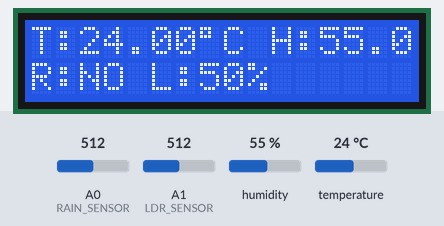
A sketch run on a simulated Arduino Uno, built with avr-gcc and run on an emulated ATmega328P. Shown: 16×2 character LCD. The inputs (shaded band) are chosen by the test bench; at power-on: A0 (RAIN_SENSOR) = 512, humidity 55 %, A1 (LDR_SENSOR) = 512, temperature 24 °C. What the sketch prints to the serial monitor is not drawn.

Above: at 3.2 s.
3.3 s: A0 (RAIN_SENSOR) set to 485
At 5.2 s:
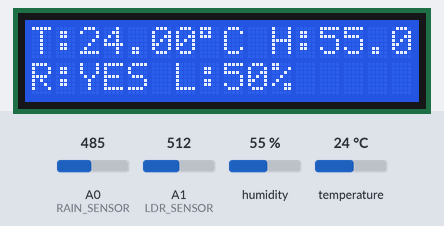
6.0 s: humidity set to 22 %
At 7.5 s:
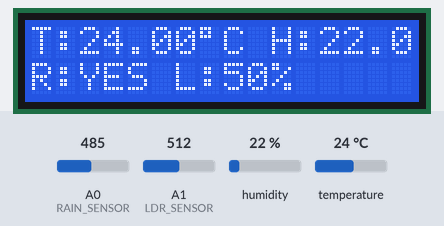
8.7 s: A1 (LDR_SENSOR) set to 490
At 11.0 s:
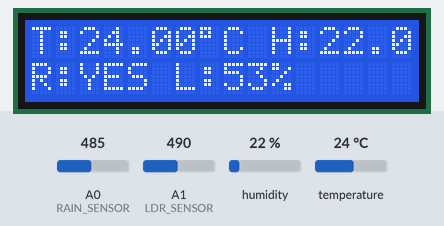
11.8 s: temperature set to 12 °C
At 13.4 s:
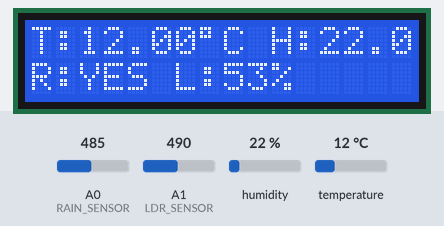
14.5 s: A1 (LDR_SENSOR) set to 510
At 16.8 s:
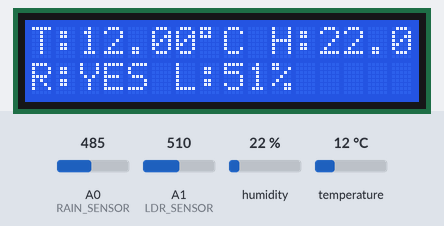
18.0 s: A0 (RAIN_SENSOR) set to 510
At 19.2 s:
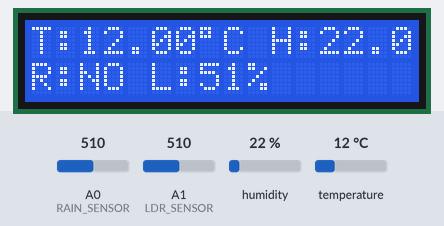
Timing chart, 0 to 21.0 s (numbered marks = the images above; inputs shaded):
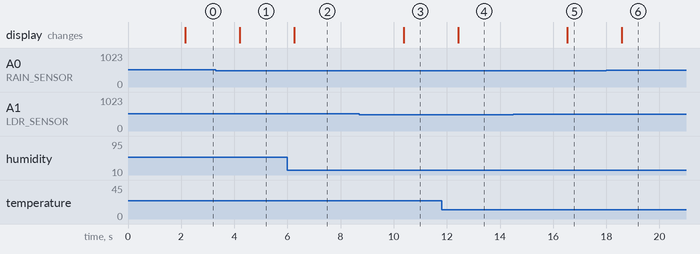

Measured:
- the behaviour switches between 500 and 499 on A0 (RAIN_SENSOR) (found by bisection; images 0 and 1)
- after the input at 3.3 s, the display: changes after 0.91 s (image 1)
- after the input at 6.0 s, the display: changes after 0.26 s (image 2)
- after the input at 8.7 s, the display: changes after 1.7 s (image 3)
- after the input at 11.8 s, the display: changes after 0.63 s (image 4)
- after the input at 14.5 s, the display: changes after 2.0 s (image 5)
- after the input at 18.0 s, the display: changes after 0.59 s (image 6)

The sketch:

Weather_monitoring_system_using_Arduino_uno.ino
```cpp
#include <Wire.h>
#include <LiquidCrystal_I2C.h>
#include <DHT.h>

// --------------------
// LCD Setup
// --------------------
LiquidCrystal_I2C lcd(0x27, 16, 2);

// --------------------
// DHT11 Setup
// --------------------
#define DHTPIN 7
#define DHTTYPE DHT11

DHT dht(DHTPIN, DHTTYPE);

// --------------------
// Sensor Pins
// --------------------
#define RAIN_SENSOR A0
#define LDR_SENSOR  A1

void setup() {

  Serial.begin(9600);

  // Start DHT Sensor
  dht.begin();

  // Start LCD
  lcd.begin();
  lcd.backlight();

  // Welcome Message
  lcd.setCursor(0, 0);
  lcd.print("Weather Monitor");

  lcd.setCursor(0, 1);
  lcd.print("System Starting");

  delay(2000);

  lcd.clear();
}

void loop() {

  // --------------------
  // Read Temperature & Humidity
  // --------------------

  float temperature = dht.readTemperature();
  float humidity = dht.readHumidity();

  // --------------------
  // Read Rain Sensor
  // --------------------

  int rainValue = analogRead(RAIN_SENSOR);

  // --------------------
  // Read LDR Sensor
  // --------------------

  int ldrValue = analogRead(LDR_SENSOR);

  // Convert LDR value to percentage
  int lightPercent = map(ldrValue, 0, 1023, 100, 0);

  // --------------------
  // Rain Detection
  // --------------------

  String rainStatus;

  if (rainValue < 500) {

    rainStatus = "YES";

  } else {

    rainStatus = "NO";
  }

  // --------------------
  // Serial Monitor Output
  // --------------------

  Serial.print("Temperature: ");
  Serial.print(temperature);
  Serial.print(" C  ");

  Serial.print("Humidity: ");
  Serial.print(humidity);
  Serial.print("%  ");

  Serial.print("Rain: ");
  Serial.print(rainStatus);
  Serial.print("  ");

  Serial.print("Light: ");
  Serial.print(lightPercent);
  Serial.println("%");

  // --------------------
  // LCD Display
  // --------------------

  // First Line
  lcd.setCursor(0, 0);
  lcd.print("T:");
  lcd.print(temperature);
  lcd.print((char)223); // Degree Symbol
  lcd.print("C ");

  lcd.print("H:");
  lcd.print(humidity);
  lcd.print("%");

  // Second Line
  lcd.setCursor(0, 1);

  lcd.print("R:");
  lcd.print(rainStatus);

  lcd.print(" L:");
  lcd.print(lightPercent);
  lcd.print("% ");

  delay(2000);
}
```
